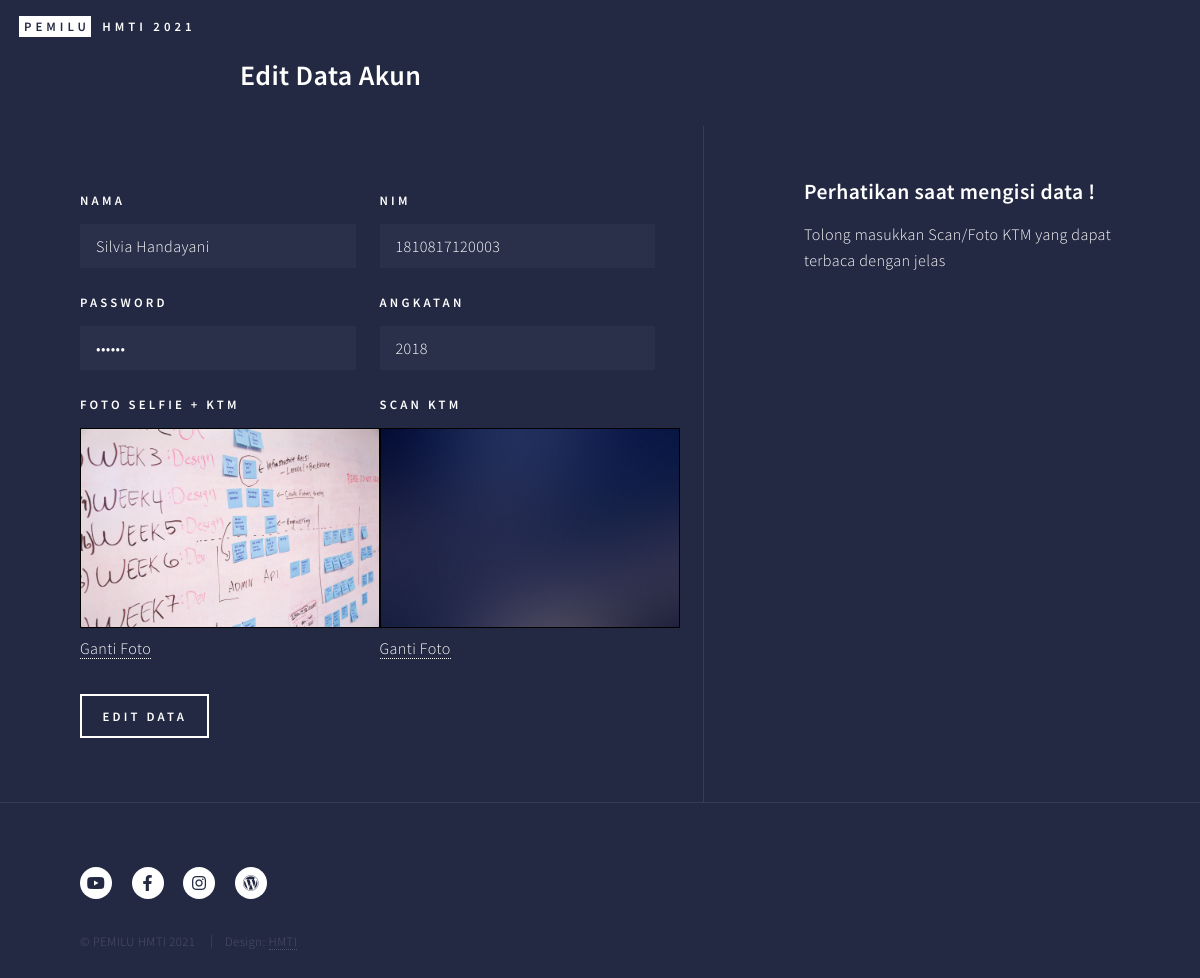
The app's page /ubahDataUser.php?nim=1810817120003 (signed in) with its own data.
### tables this page shows
CREATE TABLE `user` (
  `nim_user` varchar(15) NOT NULL,
  `nama_user` varchar(50) NOT NULL,
  `angkatan` int(11) NOT NULL,
  `password` varchar(20) NOT NULL,
  `foto_user` varchar(250) NOT NULL,
  `foto_ktm` varchar(250) NOT NULL,
  `status_registrasi` varchar(20) NOT NULL,
  `status_vote` varchar(20) NOT NULL
);

### ubahDataUser.php (the view, shortened to what this page needs)
<?php
    require_once("koneksi.php");
    $nim = $_GET['nim'];
    $ambildata=$pdo_conn->prepare("SELECT * from user WHERE nim_user=".$nim);
    $ambildata->execute();
    $user = $ambildata->fetchAll();
?>
<!DOCTYPE html>
<html lang="en">
<head>
    <link rel="stylesheet" href="assets/css/main.css" />
</head>
<body class="is-preload">
    <div id="wrapper">
        <header id="header" class="alt">
            <a href="#" class="logo"><strong>Pemilu</strong> <span>HMTI 2021</span></a>
        </header>
        <h2 style="padding-left:20%;">Edit Data Akun</h2>
        <section id="contact">
            <div class="inner">
                <section>
                    <form method="post" action="prosesUpdateAkun.php" enctype="multipart/form-data">
                        <div class="fields">
                            <div class="field half">
                                <label for="name">Nama</label>
                                <input type="text" name="nama" required value="<?php echo $user[0]['nama_user']; ?>">
                            </div>
                            <div class="field half">
                                <label for="NIM">NIM</label>
                                <input type="text" name="nim" readonly value="<?php echo $user[0]['nim_user']; ?>">
                            </div>
                            <div class="field half">
                                <label for="password">Password</label>
                                <input type="password" name="password" required
                                    value="<?php echo $user[0]['password']; ?>">
                            </div>
                            <div class="field half">
                                <label for="angkatan">Angkatan</label>
                                <input type="text" name="angkatan" required value="<?php echo $user[0]['angkatan']; ?>">
                            </div>
                            <div class="field half">
                                <label for="Foto">Foto selfie + KTM</label>
                                    <img src="images/<?php echo htmlentities($user[0]['foto_user']);?>" width="300" height="200" style="border:solid 1px #000">
									<div class="field half">
                                        <a href="gantifotouser.php?nim=<?php echo htmlentities($user[0]['nim_user'])?>">Ganti Foto</a>
                                    </div>
                            </div>
                            <div class="field half">
                                <label for="ktm">Scan KTM</label>
                                    <img src="images/<?php echo htmlentities($user[0]['foto_ktm']);?>" width="300" height="200" style="border:solid 1px #000">
                                    <div class="field half">
                                        <a href="gantifotoktm.php?nim=<?php echo htmlentities($user[0]['nim_user'])?>">Ganti Foto</a>
                                    </div>
                            </div>
                        </div>
                        <ul class="actions">
                            <li> <input type="submit" name="update" class="button" value="Edit Data"></li>
                        </ul>
                    </form>
                </section>
                <section class="split">
                    <section>
                        <div class="contact-method">
                            <h3>Perhatikan saat mengisi data !</h3>
                            <p>Tolong masukkan Scan/Foto KTM yang dapat terbaca dengan jelas</p>
                        </div>
                    </section>
                </section>
            </div>
        </section>
        <footer id="footer">
            <div class="inner">
                <ul class="icons">
                    <li><a href="https://www.youtube.com/channel/UCBWvors8mO16aa-GCyscrKw"
                            class="icon brands alt fa-youtube"><span class="label">Twitter</span></a></li>
                    <li><a href="https://www.facebook.com/HMTIFTunlam/" class="icon brands alt fa-facebook-f"></a></li>
                    <li><a href="https://www.instagram.com/hmti_ftulm/" class="icon brands alt fa-instagram"></a></li>
                    <li><a href="https://www.hmti.ft.ulm.ac.id/" class="icon brands alt fa-wordpress"></a></li>
                </ul>
                <ul class="copyright">
                    <li>&copy; PEMILU HMTI 2021</li>
                    <li>Design: <a href="https://www.hmti.ft.ulm.ac.id/">HMTI</a></li>
                </ul>
            </div>
        </footer>
    </div>
</body>
</html>

### records on screen
user: nama "Silvia Handayani", nim "1810817120003", angkatan "2018", foto_user (picture), foto_ktm (picture)
